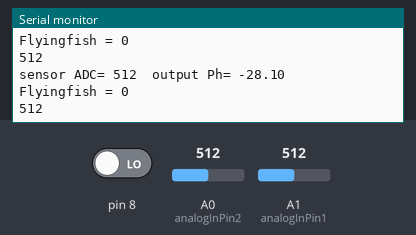
A sketch run on a simulated Arduino Uno, built with avr-gcc and run on an emulated ATmega328P. Shown: the last lines printed to the serial monitor. The test bench sets the inputs (shaded band); at power-on: A0 (analogInPin2) = 512, A1 (analogInPin1) = 512, pin 8 LOW.

Above: at 1.8 s.
1.9 s: A0 (analogInPin2) set to 716
At 2.8 s:
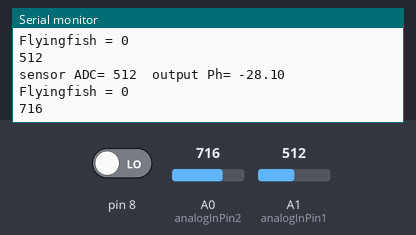
3.4 s: A1 (analogInPin1) set to 716
At 4.7 s:
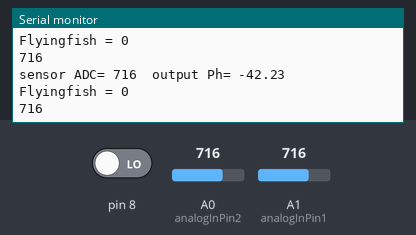
4.9 s: pin 8 driven HIGH
6.4 s: A0 (analogInPin2) set to 900
At 7.5 s:
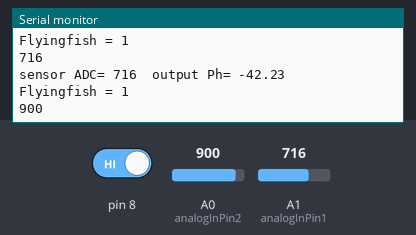
7.9 s: A1 (analogInPin1) set to 900
At 8.8 s:
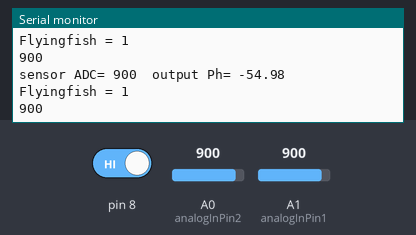
Timing chart, 0 to 10.4 s (numbered marks = the images above; inputs shaded):
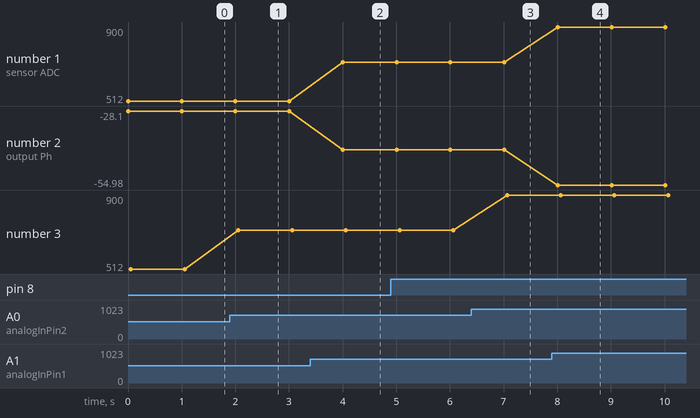

The sketch:

tes_sensor_ph_tanah.ino
```cpp
//tes sensor pH tanah

/*
wiring:
kabel putih -> GND
kabel hitam -> output to A0
*/

//analog pin
#define analogInPin1 A1  //sambungkan kabel hitam (output) ke pin A0
#define analogInPin2 A0
//variable
int sensorValue1 = 0;
int sensorValue2 = 0;           //ADC value from sensor
float outputValue1 = 0;        //pH value after conversion
int sensor = 8;
void setup() {
  pinMode (8,INPUT);
  //initialize serial communications at 9600 bps:
  Serial.begin(9600);
}

void loop() {
  //read the analog in value:
  sensorValue1 = analogRead(analogInPin1);
  //sensorValue2 = analogRead(analogInPin2);
  sensorValue2 = digitalRead (8);

  //Mathematical conversion from ADC to pH
  //rumus didapat berdasarkan datasheet
  outputValue1 = (-0.0693*sensorValue1)+7.3855;

  //print the results to the serial monitor:
  Serial.print("sensor ADC= ");
  Serial.print(sensorValue1);
  Serial.print("  output Ph= ");
  Serial.println(outputValue1);
  Serial.print("Flyingfish = ");
  Serial.println(sensorValue2);
  Serial.println(analogRead(analogInPin2));
  delay(1000);
}
```

Measured:
- after the input at 1.9 s, the serial monitor: prints a new line after 0.16 s (image 1)
- after the input at 3.4 s, the serial monitor: prints a new line after 0.61 s (image 2)
- after the input at 6.4 s, the serial monitor: prints a new line after 0.66 s (image 3)
- after the input at 7.9 s, the serial monitor: prints a new line after 0.11 s (image 4)
- plotted number 2: -28.1 → -42.23 after the input at 3.4 s, -42.23 → -54.98 after the input at 7.9 s
- plotted number 3: 512 → 716 after the input at 1.9 s, 716 → 900 after the input at 6.4 s
